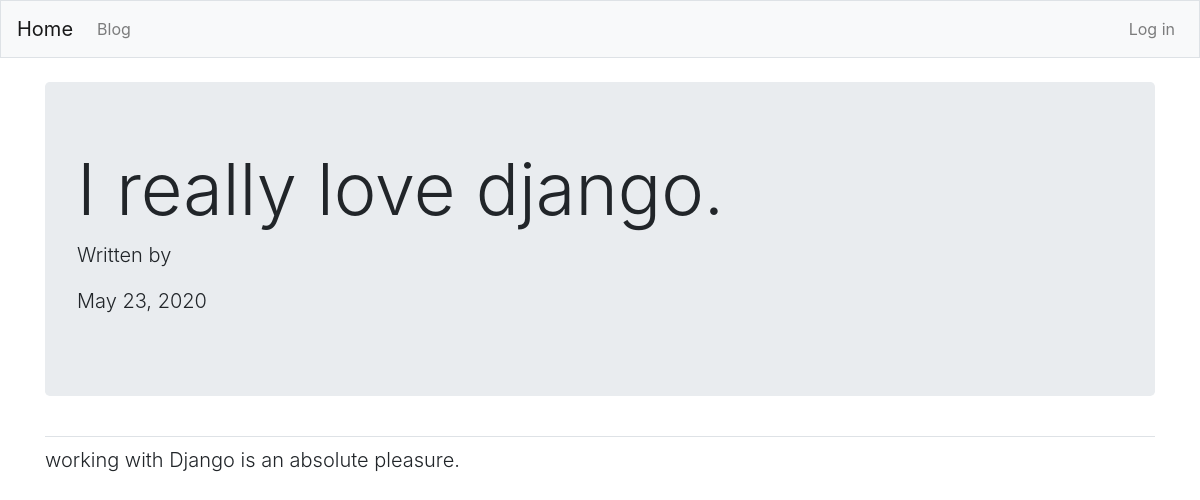
Before: /blog/article/I-love-django with the older database file.
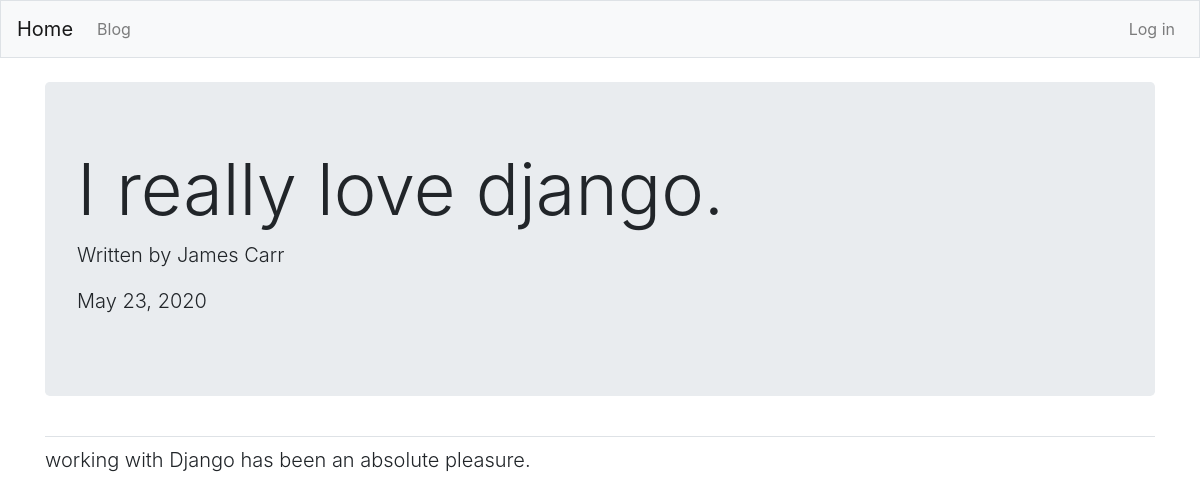
After: the same page with the newer database file.
### blog/models.py (models this page shows, shortened)
class Article(models.Model):
    title = models.CharField(max_length=100)
    body = models.TextField()
    date = models.DateTimeField(auto_now_add=True)
    slug = models.SlugField()
    author = models.ForeignKey(User, on_delete=models.CASCADE)

### blog/views.py (the view)
# urls.py: path('blog/article/<slug:slug>', views.article_detail, name='article_detail'),
def article_detail(request, slug):
    article = Article.objects.get(slug=slug)
    context = {'article': article}
    return render(request, 'article_detail.html', context)

### blog/Templates/article_detail.html (shortened to what this page needs)
{% extends 'base.html' %}
{% block page_header %}
    <div class="jumbotron">
        <h1 class="display-3">{{ article.title }}</h1>
        <p class="lead">Written by {{ article.author.get_full_name }}</p>
        <p class="lead">{{ article.date|date:'M d, Y'}}</p>
    </div>
{% endblock page_header %}
{% block content %}
    <p class="lead">{{ article.body }}</p>
{% endblock content %}

### blog/Templates/base.html (shortened to what this page needs)
{% load bootstrap4 %}
<!DOCTYPE html>
<html lang="en">
<head>
    {% bootstrap_css %}
</head>
<body>
<nav class="navbar navbar-expand-md navbar-light bg-light mb-4 border">
    <a class="navbar-brand" href="{% url 'blog:index' %}">Home</a>
    <div class="collapse navbar-collapse" id="navbarCollapse">
        <ul class="navbar-nav mr-auto">
            <li class="nav-item">
                <a class="nav-link" href="{%  url 'blog:blog' %}">Blog</a>
            </li>
        </ul>
        <ul class="navbar-nav ml-auto">
            {% if user.is_authenticated %}
                <li class="nav-item">
                    <span class="navbar-text">Hello {{ user.get_full_name }}.</span>
                </li>
                <li class="nav-item">
                    <a class="nav-link" href="{% url 'blog:user_articles' %}">Manage articles</a></a>
                </li>
                <li class="nav-item">
                    <a class="nav-link" href="{% url 'users:logout' %}">Log out</a></a>
                </li>
            {% else %}
                <li class="nav-item">
                    <a class="nav-link" href="{% url 'users:login' %}">Log in</a></a>
                </li>
            {% endif %}
        </ul>
    </div>
</nav>
<main role="main" class="container">
    <div class="pb-2 mb-2 border-bottom">
        {% block page_header %}{% endblock page_header %}
    </div>
    <div>
        {% block content %}{% endblock content %}
    </div>
</main>
</body>
</html>

Changed rows visible on the page:
changed Article "I really love django.": author.get_full_name (not shown) → "James Carr"; body "working with Django is an absolute pleasure." → "working with Django has been an absolute pleasure."
